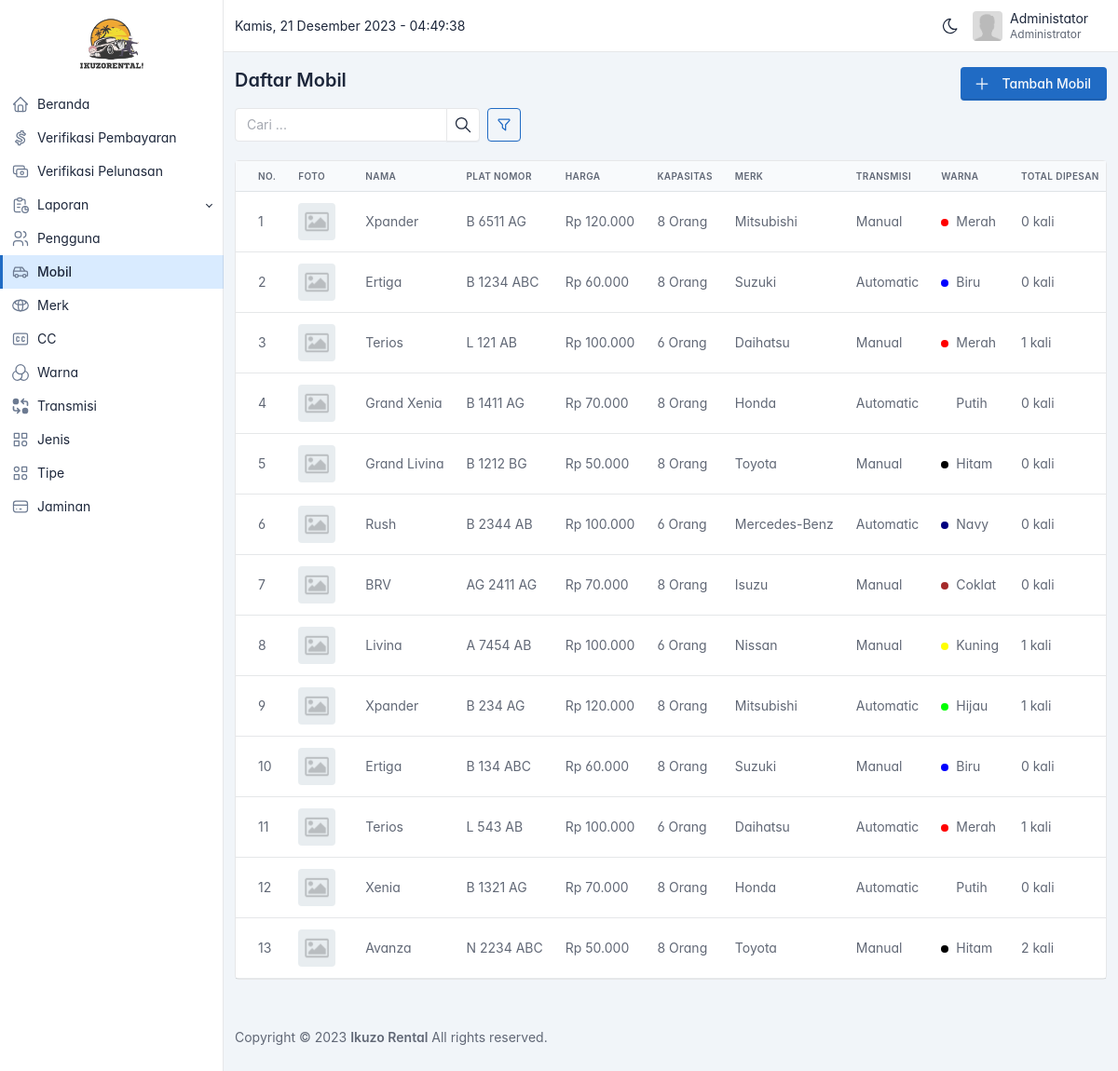
Before: /admin/mobil.php (signed in) with the older database file.
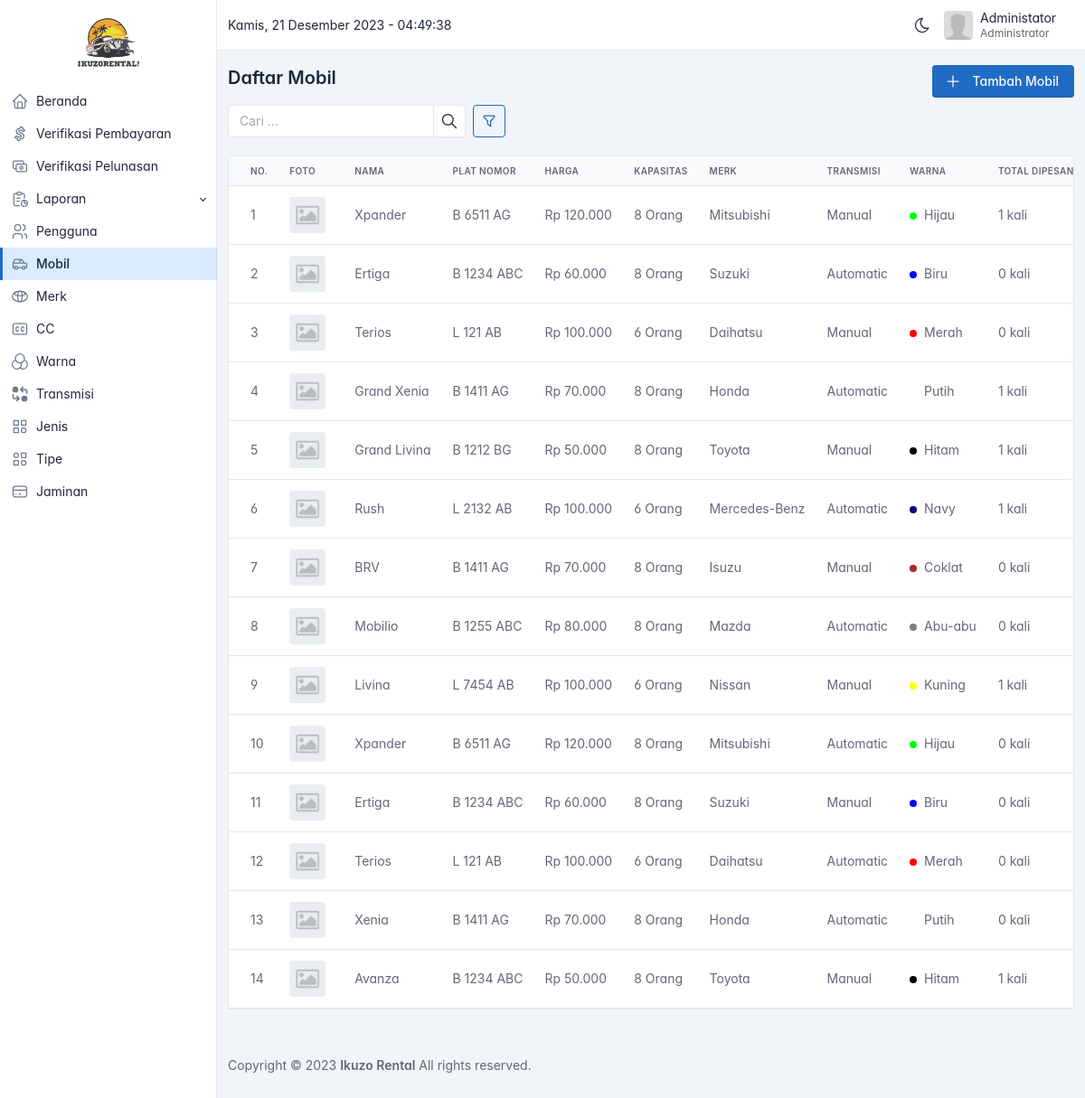
After: the same page with the newer database file.
### tables this page shows
CREATE TABLE `mobil` (
  `id` bigint(20) UNSIGNED NOT NULL,
  `agen_id` bigint(20) UNSIGNED NOT NULL,
  `merk_id` bigint(20) UNSIGNED NOT NULL,
  `jenis_id` bigint(20) UNSIGNED NOT NULL,
  `transmisi_id` bigint(20) UNSIGNED NOT NULL,
  `warna_id` bigint(20) UNSIGNED NOT NULL,
  `cc_id` bigint(20) UNSIGNED NOT NULL,
  `tipe_id` bigint(20) UNSIGNED NOT NULL,
  `nama` varchar(255) NOT NULL,
  `plat_nomor` varchar(255) NOT NULL,
  `tahun` varchar(255) DEFAULT NULL,
  `harga` bigint(20) NOT NULL,
  `kapasitas` int(11) NOT NULL,
  `foto` varchar(255) DEFAULT NULL,
  `status` varchar(255) NOT NULL DEFAULT 'available'
);

CREATE TABLE `merk_mobil` (
  `id` bigint(20) UNSIGNED NOT NULL,
  `nama` varchar(255) NOT NULL
);

CREATE TABLE `transmisi` (
  `id` bigint(20) UNSIGNED NOT NULL,
  `nama` varchar(255) NOT NULL
);

CREATE TABLE `warna` (
  `id` bigint(20) UNSIGNED NOT NULL,
  `nama` varchar(255) NOT NULL,
  `kode` varchar(255) NOT NULL
);

### helper/helpers.php (called while the page is built, shortened)
<?php
function asset($path)
{
  $request_uri = $_SERVER['REQUEST_URI'];
  $array = explode('/', $request_uri);
  $app_url = $array[0] . '/' . $array[1];
  return $app_url . '/assets/' . $path;
}
function format_rupiah($angka)
{
  $hasil_rupiah = "Rp " . number_format($angka, 0, ',', '.');
  return $hasil_rupiah;
}

### admin/mobil.php (the view, shortened to what the changed rows need)
<?php
include('partials/header.php');
$sortables = [
  'total_dipesan' => 'Total Dipesan',
  'nama' => 'Nama',
  'harga' => 'Harga',
  'kapasitas' => 'Kapasitas',
  'tahun' => 'Tahun',
  'status' => 'Status',
  'merk_id' => 'Merk',
  'jenis_id' => 'Jenis',
  'transmisi_id' => 'Transmisi',
  'warna_id' => 'Warna',
  'cc_id' => 'CC',
  'tipe_id' => 'Tipe',
];
$query = "
  SELECT
    mobil.*,
    merk_mobil.nama AS merk,
    jenis_mobil.nama AS jenis,
    transmisi.nama AS transmisi,
    warna.nama AS warna,
    warna.kode AS kode_warna,
    IFNULL(COUNT(transaksi.id), 0) AS total_dipesan
  FROM mobil
  JOIN merk_mobil ON merk_mobil.id = mobil.merk_id
  JOIN jenis_mobil ON jenis_mobil.id = mobil.jenis_id
  JOIN transmisi ON transmisi.id = mobil.transmisi_id
  JOIN warna ON warna.id = mobil.warna_id
  LEFT JOIN transaksi ON transaksi.mobil_id = mobil.id
  WHERE 1
";
$query .= " GROUP BY mobil.id";
if (isParamsExist(['sortby'])) {
  if (!array_key_exists($_GET['sortby'], $sortables)) {
    $_GET['sortby'] = 'id';
  } else {
    $sortby = $_GET['sortby'];
  }
  $order = getValidOrder($_GET['order'] ?? 'ASC');
  $query .= " ORDER BY $sortby $order";
} else {
  $query .= " ORDER BY id DESC";
}
$result = $conn->query($query);
$cars = $result->fetch_all(MYSQLI_ASSOC);
?>
<div class="page-body">
  <div class="container-xl">
    <div class="row">
      <div class="col">
        <div class="card">
          <div class="table-responsive">
            <table class="table card-table table-vcenter text-nowrap datatable">
              <thead>
                <tr>
                  <th>No.</th>
                  <th>Foto</th>
                  <th>Nama</th>
                  <th>Plat Nomor</th>
                  <th>Harga</th>
                  <th>Kapasitas</th>
                  <th>Merk</th>
                  <th>Transmisi</th>
                  <th>Warna</th>
                  <th>Total Dipesan</th>
                </tr>
              </thead>
              <tbody>
                <?php foreach ($cars as $index => $car) : ?>
                  <tr class="text-muted">
                    <td>
                      <?= $index + 1 ?>
                    </td>
                    <td>
                      <a class="avatar me-2 image-preview cursor-pointer" data-fslightbox="image-<?= $index + 1 ?>" href="<?= asset($car['foto'] != '' ? $car['foto'] : 'images/default.png') ?>" style="background-image: url(<?= asset($car['foto'] != '' ? $car['foto'] : 'images/default.png') ?>)">
                      </a>
                    </td>
                    <td>
                      <span <?= add_title_tooltip($car['nama'], 24) ?>>
                        <?= mb_strimwidth($car['nama'], 0, 24, '...') ?>
                      </span>
                    </td>
                    <td>
                      <span <?= add_title_tooltip($car['plat_nomor'], 24) ?>>
                        <?= mb_strimwidth($car['plat_nomor'], 0, 24, '...') ?>
                      </span>
                    </td>
                    <td>
                      <?= format_rupiah($car['harga']) ?>
                    </td>
                    <td>
                      <?= $car['kapasitas'] ?> Orang
                    </td>
                    <td>
                      <?= $car['merk'] ?>
                    </td>
                    <td>
                      <?= $car['transmisi'] ?>
                    </td>
                    <td>
                      <span class="badge me-1" style="background-color: <?= $car['kode_warna'] ?>;"></span>
                      <?= $car['warna'] ?>
                    </td>
                    <td>
                      <?= $car['total_dipesan'] ?> kali
                    </td>
                  </tr>
                <?php endforeach ?>
              </tbody>
            </table>
          </div>
        </div>
      </div>
    </div>
  </div>
</div>
<?php include('partials/footer.php') ?>

Changed rows visible on the page:
changed mobil (number 1 of 14 on the later page): warna_id 3 → 5 (drawn); warna.nama "Merah" → "Hijau"; total_dipesan "0" → "1"
computed for mobil (number 3 of 14 on the later page): total_dipesan "1" → "0"
computed for mobil "Grand Xenia": total_dipesan "0" → "1"
computed for mobil "Grand Livina": total_dipesan "0" → "1"
changed mobil "Rush": plat_nomor "B 2344 AB" → "L 2132 AB"; total_dipesan "0" → "1"
changed mobil "BRV": plat_nomor "AG 2411 AG" → "B 1411 AG"
added mobil: nama "Mobilio", plat_nomor "B 1255 ABC", harga "Rp 80.000", kapasitas "8", merk.nama "Mazda", transmisi.nama "Automatic", warna.nama "Abu-abu", total_dipesan "0"
changed mobil "Livina": plat_nomor "A 7454 AB" → "L 7454 AB"
changed mobil (number 10 of 14 on the later page): plat_nomor "B 234 AG" → "B 6511 AG"; total_dipesan "1" → "0"
changed mobil (number 11 of 14 on the later page): plat_nomor "B 134 ABC" → "B 1234 ABC"
changed mobil (number 12 of 14 on the later page): plat_nomor "L 543 AB" → "L 121 AB"; total_dipesan "1" → "0"
changed mobil "Xenia": plat_nomor "B 1321 AG" → "B 1411 AG"
changed mobil "Avanza": plat_nomor "N 2234 ABC" → "B 1234 ABC"; total_dipesan "2" → "1"
